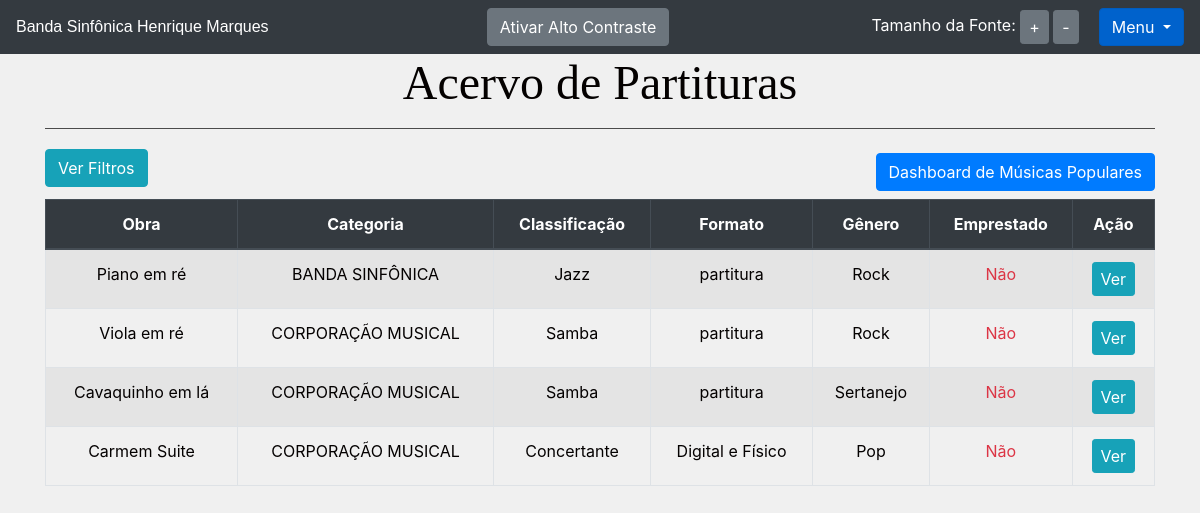
The app's page /livro/home/ (signed in), older data.
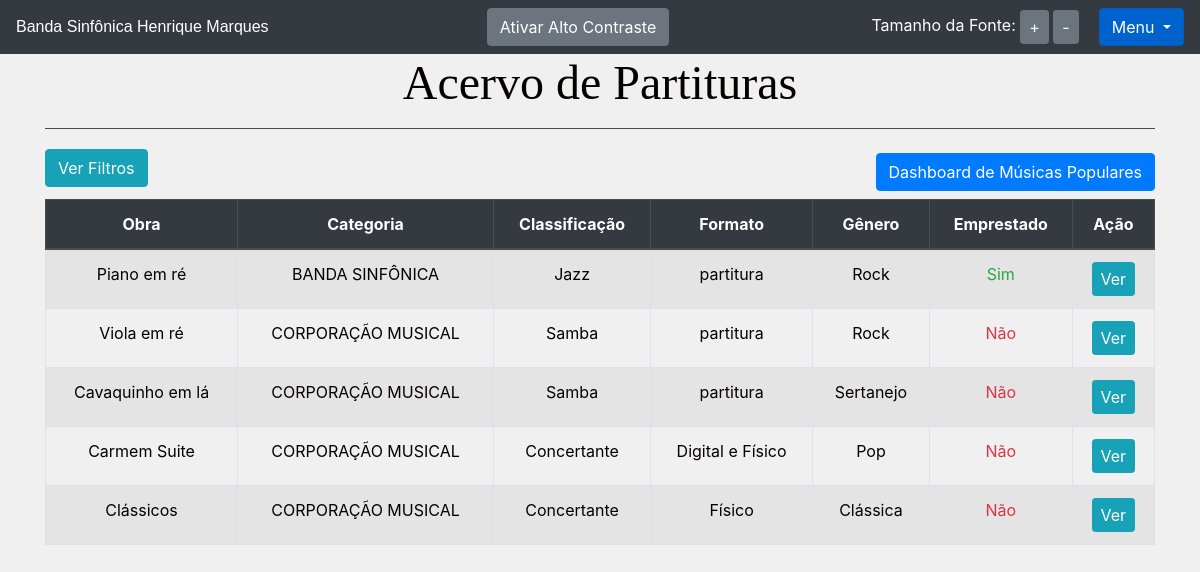
The same page, newer data.
### livro/models.py (models this page shows, shortened)
class Livros(models.Model):
    nome = models.CharField(max_length = 100, blank = True)
    autor = models.CharField(max_length = 30, blank = True)
    co_autor = models.CharField(max_length = 30, blank = True)
    data_cadastro = models.DateField(default = date.today)
    emprestado = models.BooleanField(default = False)
    categoria = models.ForeignKey(Categoria, on_delete=models.DO_NOTHING)
    usuario = models.ForeignKey(Usuario, on_delete=models.DO_NOTHING)
    localizacao = models.CharField(max_length = 100, verbose_name='Localização')
    exemplares_disponiveis = models.CharField(max_length = 100, blank = True)
    compositor = models.CharField(max_length = 100, blank = True, verbose_name='Compositor')
    arranjador = models.CharField(max_length = 100, blank = True, verbose_name='Arranjador')
    obra = models.CharField(max_length = 100, verbose_name='Obra')
    classificacao = models.CharField(max_length = 100, verbose_name='Classificação')
    conteudo = models.CharField(max_length = 100, verbose_name='Conteúdo')
    edicao = models.CharField(max_length = 100, verbose_name='Edição')
    observacao = models.CharField(max_length = 200, blank = True, verbose_name='Observação')
    formato = models.CharField(max_length = 100, verbose_name='Formato')
    observacoes_gerais = models.CharField(max_length = 200, blank = True, verbose_name='Observações gerais')
    genero = models.CharField(max_length=50, blank=True, verbose_name='Gênero')
    class Meta:
        verbose_name = 'Partitura'

class Categoria(models.Model):
    nome = models.CharField(max_length=30)
    descricao = models.TextField()
    usuario = models.ForeignKey(Usuario, on_delete=models.DO_NOTHING)
    def __str__(self) -> str:
        return self.nome

### livro/views.py (the view)
# urls.py: path('home/', views.home, name = 'home'),
def home(request):
    usuario_id = request.session.get('usuario')
    if usuario_id:
        try:
            usuario = Usuario.objects.get(id=usuario_id)
            status_categoria = request.GET.get('cadastro_categoria')
            livros = Livros.objects.filter(usuario=usuario).order_by('obra')
            total_livros = livros.count()
            form = CadastroLivro()
            form.fields['usuario'].initial = usuario_id
            form.fields['categoria'].queryset = Categoria.objects.filter(usuario=usuario)
            form_categoria = CategoriaLivro()
            usuarios = Usuario.objects.all()
            livros_emprestar = Livros.objects.filter(usuario=usuario, emprestado=False)
            livros_emprestados = Livros.objects.filter(usuario=usuario, emprestado=True)
            obras = Livros.objects.filter(usuario=usuario).values_list('obra', flat=True).distinct()
            classificacoes = Livros.objects.filter(usuario=usuario).values_list('classificacao', flat=True).distinct()
            compositores = Livros.objects.filter(usuario=usuario).values_list('compositor', flat=True).distinct()
            arranjadores = Livros.objects.filter(usuario=usuario).values_list('arranjador', flat=True).distinct()
            livros = Livros.objects.filter(usuario=usuario)
            categoria_filtro = request.GET.get('categoria')
            obra_filtro = request.GET.get('obra')
            classificacao_filtro = request.GET.get('classificacao')
            compositor_filtro = request.GET.get('compositor')
            arranjador_filtro = request.GET.get('arranjador')
            if categoria_filtro:
                livros = livros.filter(categoria=categoria_filtro)
                obras = livros.values_list('obra', flat=True).distinct()
                if obra_filtro and obra_filtro not in obras:
                    obra_filtro = None
            if obra_filtro:
                livros = livros.filter(obra=obra_filtro)
            if classificacao_filtro:
                livros = livros.filter(classificacao=classificacao_filtro)
            if compositor_filtro:
                livros = livros.filter(compositor=compositor_filtro)
            if arranjador_filtro:
                livros = livros.filter(arranjador=arranjador_filtro)
            return render(request, 'home.html', {
                'livros': livros,
                'usuario_logado': usuario_id,
                'form': form,
                'status_categoria': status_categoria,
                'form_categoria': form_categoria,
                'usuarios': usuarios,
                'livros_emprestar': livros_emprestar,
                'total_livro': total_livros,
                'livros_emprestados': livros_emprestados,
                'categorias': Categoria.objects.all(),
                'obras': obras,
                'classificacoes': classificacoes,
                'compositores': compositores,
                'arranjadores': arranjadores
            })
        except Usuario.DoesNotExist:
            return redirect('/auth/login/?status=2')
    else:
        return redirect('/auth/login/?status=2')

### livro/templates/home.html (shortened to what this page needs)
{% extends 'base.html' %}
{% block 'body_extra' %}
<div class="container text-center" role="main" aria-labelledby="titulo-acervo">
  <h1 id="titulo-acervo" class="larger-text">Acervo de Partituras</h1>
  <hr style="background-color: rgb(83, 83, 83);">
  <form action="" method="GET" class="form-inline mb-2 ml-auto justify-content-between" aria-label="Filtros de busca">
    <button type="button" id="ver-filtros-btn" class="btn btn-info" aria-expanded="false" aria-controls="filtros" accesskey="f">
      Ver Filtros
    </button>
  <a href="{% url 'artistas_por_genero' %}" class="btn btn-primary mt-2" aria-label="Ir para o Dashboard de Músicas Populares">
    Dashboard de Músicas Populares
  </a>
  </form>
  <table class="table table-striped table-bordered table-hover" role="table" aria-label="Tabela de partituras disponíveis">
    <thead class="thead-dark">
      <tr>
        <th scope="col">Obra</th>
        <th scope="col">Categoria</th>
        <th scope="col">Classificação</th>
        <th scope="col">Formato</th>
        <th scope="col">Gênero</th>
        <th scope="col">Emprestado</th>
        <th scope="col">Ação</th>
      </tr>
    </thead>
    <tbody>
      {% for livro in livros %}
      <tr>
        <td>{{ livro.obra }}</td>
        <td>{{ livro.categoria }}</td>
        <td>{{ livro.classificacao }}</td>
        <td>{{ livro.formato }}</td>
        <td>{{ livro.genero }}</td>
        <td>
          {% if livro.emprestado %}
            <span class="text-success" aria-label="Emprestado">Sim</span>
          {% else %}
            <span class="text-danger" aria-label="Disponível">Não</span>
          {% endif %}
        </td>
        <td>
          <a href="{% url 'ver_livros' livro.id %}" class="btn btn-info btn-sm" aria-label="Ver detalhes de {{ livro.obra }}">
            Ver
          </a>
        </td>
      </tr>
      {% endfor %}
    </tbody>
  </table>
</div>
{% endblock %}

### templates/base.html (shortened to what this page needs)
<!doctype html>
<html lang="pt-BR">
<head>
    <link rel="stylesheet" href="https://cdn.jsdelivr.net/npm/bootstrap@4.6.0/dist/css/bootstrap.min.css">
</head>
<body>
<nav class="navbar navbar-dark bg-dark">
    <a class="navbar-brand" style="font-family: 'NomeDaFonte', sans-serif; font-size: 24px; color: #ffffff;" href="{% url 'home' %}">Banda Sinfônica Henrique Marques</a>
    <div>
        <button id="btn-alto-contraste" class="btn btn-secondary" onclick="toggleContraste()">Ativar Alto Contraste</button>
    </div>
    <div class="d-flex align-items-center">
    <div class="text-controls" style="color: white; margin-right: 20px; font-size: 16px;">
        Tamanho da Fonte:
        <button id="increase-font" class="btn btn-secondary btn-sm">+</button>
        <button id="decrease-font" class="btn btn-secondary btn-sm">-</button>
    </div>
    {% if usuario_logado %}
    <div class="dropdown show">
        <a class="btn btn-primary dropdown-toggle" href="#" role="button" id="dropdownMenuLink" data-toggle="dropdown"
           aria-haspopup="true" aria-expanded="false">
            Menu
        </a>
    </div>
    {% endif %}
</nav>
    {% block 'body_extra' %} {% endblock %}
</body>
</html>

### templates/base.html (style rules this page uses)
body { background-size: cover; background-position: center; background-repeat: no-repeat; background-attachment: fixed; background-color: #f0f0f0; color:#040100 }
.table.table-striped { color:#040100 }

### livro/templates/home.html (style rules this page uses)
h1 { font-family: 'Alegreya SC', serif; }

Row changes from the older to the newer data that the page shows:
changed Livros "Piano em ré": emprestado "Não" → "Sim"
added Livros: obra "Clássicos", categoria "CORPORAÇÃO MUSICAL", classificacao "Concertante", formato "Físico", genero "Clássica", emprestado "Não"
